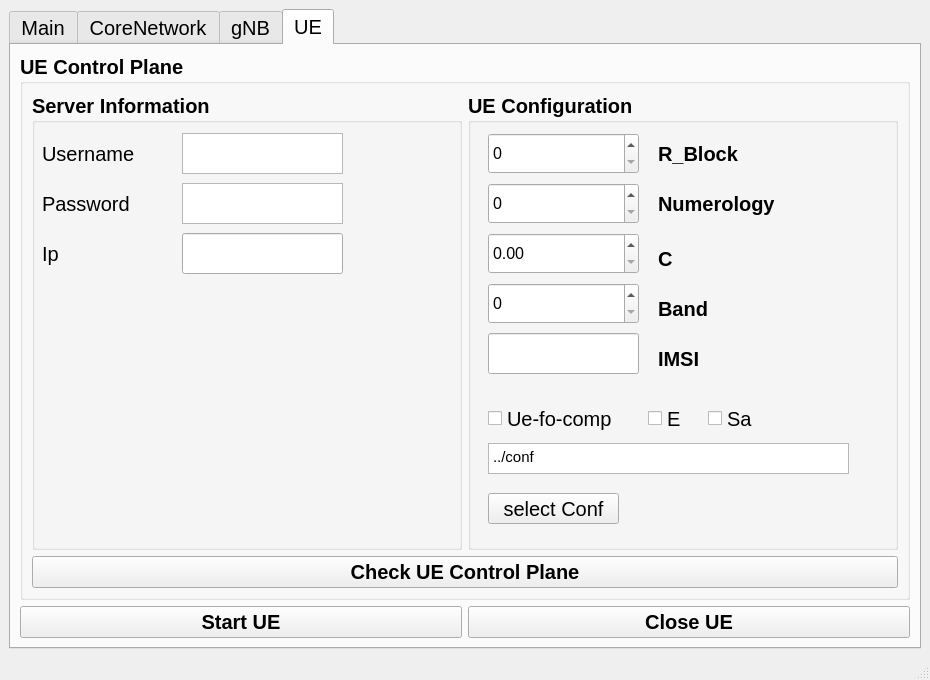
<?xml version="1.0" encoding="UTF-8"?>
<ui version="4.0">
 <class>MainWindow</class>
 <widget class="QMainWindow" name="MainWindow">
  <property name="geometry">
   <rect>
    <x>0</x>
    <y>0</y>
    <width>930</width>
    <height>680</height>
   </rect>
  </property>
  <property name="windowTitle">
   <string>OAI REMOTE APP</string>
  </property>
  <widget class="QWidget" name="centralwidget">
   <layout class="QGridLayout" name="gridLayout_5">
    <item row="0" column="0">
     <widget class="QTabWidget" name="tabWidget">
      <property name="font">
       <font>
        <pointsize>15</pointsize>
       </font>
      </property>
      <property name="currentIndex">
       <number>3</number>
      </property>
      <property name="documentMode">
       <bool>false</bool>
      </property>
      <widget class="QWidget" name="Main">
       <attribute name="title">
        <string>Main</string>
       </attribute>
      </widget>
      <widget class="QWidget" name="CoreNetwork">
       <attribute name="title">
        <string>CoreNetwork</string>
       </attribute>
      </widget>
      <widget class="QWidget" name="gNB">
       <attribute name="title">
        <string>gNB</string>
       </attribute>
       <layout class="QGridLayout" name="gridLayout_2">
        <item row="2" column="0">
         <widget class="QPushButton" name="start_gNB">
          <property name="font">
           <font>
            <pointsize>15</pointsize>
            <bold>true</bold>
           </font>
          </property>
          <property name="text">
           <string>Start gNB</string>
          </property>
         </widget>
        </item>
        <item row="2" column="1">
         <widget class="QPushButton" name="close_gNB">
          <property name="font">
           <font>
            <pointsize>15</pointsize>
            <bold>true</bold>
           </font>
          </property>
          <property name="text">
           <string>Close gNB</string>
          </property>
         </widget>
        </item>
        <item row="0" column="0" colspan="2">
         <widget class="QGroupBox" name="gNB_Control_Plane">
          <property name="font">
           <font>
            <pointsize>15</pointsize>
            <bold>true</bold>
           </font>
          </property>
          <property name="title">
           <string>gNB Control Plane</string>
          </property>
          <layout class="QGridLayout" name="gridLayout">
           <item row="0" column="0">
            <widget class="QGroupBox" name="groupBox">
             <property name="font">
              <font>
               <pointsize>15</pointsize>
               <bold>true</bold>
              </font>
             </property>
             <property name="title">
              <string>Server Information</string>
             </property>
             <widget class="QLabel" name="label">
              <property name="geometry">
               <rect>
                <x>10</x>
                <y>50</y>
                <width>92</width>
                <height>31</height>
               </rect>
              </property>
              <property name="font">
               <font>
                <pointsize>15</pointsize>
                <bold>false</bold>
               </font>
              </property>
              <property name="frameShape">
               <enum>QFrame::NoFrame</enum>
              </property>
              <property name="text">
               <string>Username</string>
              </property>
             </widget>
             <widget class="QTextEdit" name="userName">
              <property name="geometry">
               <rect>
                <x>110</x>
                <y>50</y>
                <width>231</width>
                <height>41</height>
               </rect>
              </property>
              <property name="html">
               <string>&lt;!DOCTYPE HTML PUBLIC &quot;-//W3C//DTD HTML 4.0//EN&quot; &quot;http://www.w3.org/TR/REC-html40/strict.dtd&quot;&gt;
&lt;html&gt;&lt;head&gt;&lt;meta name=&quot;qrichtext&quot; content=&quot;1&quot; /&gt;&lt;meta charset=&quot;utf-8&quot; /&gt;&lt;style type=&quot;text/css&quot;&gt;
p, li { white-space: pre-wrap; }
hr { height: 1px; border-width: 0; }
li.unchecked::marker { content: &quot;\2610&quot;; }
li.checked::marker { content: &quot;\2612&quot;; }
&lt;/style&gt;&lt;/head&gt;&lt;body style=&quot; font-family:'Ubuntu'; font-size:15pt; font-weight:700; font-style:normal;&quot;&gt;
&lt;p style=&quot;-qt-paragraph-type:empty; margin-top:0px; margin-bottom:0px; margin-left:0px; margin-right:0px; -qt-block-indent:0; text-indent:0px; font-size:11pt; font-weight:400;&quot;&gt;&lt;br /&gt;&lt;/p&gt;&lt;/body&gt;&lt;/html&gt;</string>
              </property>
             </widget>
             <widget class="QLabel" name="label_2">
              <property name="geometry">
               <rect>
                <x>10</x>
                <y>100</y>
                <width>87</width>
                <height>31</height>
               </rect>
              </property>
              <property name="font">
               <font>
                <pointsize>15</pointsize>
                <bold>false</bold>
               </font>
              </property>
              <property name="text">
               <string>Password</string>
              </property>
             </widget>
             <widget class="QTextEdit" name="Password">
              <property name="geometry">
               <rect>
                <x>110</x>
                <y>100</y>
                <width>231</width>
                <height>41</height>
               </rect>
              </property>
             </widget>
            </widget>
           </item>
           <item row="0" column="1">
            <widget class="QGroupBox" name="groupBox_2">
             <property name="font">
              <font>
               <pointsize>15</pointsize>
               <bold>true</bold>
              </font>
             </property>
             <property name="title">
              <string>gNB Configuration</string>
             </property>
             <widget class="QCheckBox" name="standAlone">
              <property name="geometry">
               <rect>
                <x>12</x>
                <y>38</y>
                <width>136</width>
                <height>29</height>
               </rect>
              </property>
              <property name="font">
               <font>
                <pointsize>15</pointsize>
                <bold>false</bold>
               </font>
              </property>
              <property name="text">
               <string>Stand Alone</string>
              </property>
             </widget>
             <widget class="QCheckBox" name="Cont_Tx">
              <property name="geometry">
               <rect>
                <x>12</x>
                <y>73</y>
                <width>155</width>
                <height>29</height>
               </rect>
              </property>
              <property name="font">
               <font>
                <pointsize>15</pointsize>
                <bold>false</bold>
               </font>
              </property>
              <property name="text">
               <string>Continuous Tx</string>
              </property>
             </widget>
             <widget class="QCheckBox" name="Ee">
              <property name="geometry">
               <rect>
                <x>12</x>
                <y>108</y>
                <width>37</width>
                <height>29</height>
               </rect>
              </property>
              <property name="font">
               <font>
                <pointsize>15</pointsize>
                <bold>false</bold>
               </font>
              </property>
              <property name="text">
               <string>E</string>
              </property>
             </widget>
             <widget class="QSpinBox" name="gNB_Rx_Tx_Time">
              <property name="geometry">
               <rect>
                <x>10</x>
                <y>150</y>
                <width>51</width>
                <height>41</height>
               </rect>
              </property>
              <property name="font">
               <font>
                <pointsize>15</pointsize>
                <bold>false</bold>
               </font>
              </property>
             </widget>
             <widget class="QLabel" name="label_3">
              <property name="geometry">
               <rect>
                <x>70</x>
                <y>150</y>
                <width>204</width>
                <height>41</height>
               </rect>
              </property>
              <property name="font">
               <font>
                <pointsize>15</pointsize>
                <bold>true</bold>
               </font>
              </property>
              <property name="frameShape">
               <enum>QFrame::NoFrame</enum>
              </property>
              <property name="text">
               <string>gNBs.[0].min_rxtxtime</string>
              </property>
             </widget>
             <widget class="QTextBrowser" name="textBrowser">
              <property name="geometry">
               <rect>
                <x>10</x>
                <y>210</y>
                <width>411</width>
                <height>41</height>
               </rect>
              </property>
              <property name="font">
               <font>
                <family>Ubuntu</family>
                <pointsize>15</pointsize>
                <bold>false</bold>
               </font>
              </property>
              <property name="html">
               <string>&lt;!DOCTYPE HTML PUBLIC &quot;-//W3C//DTD HTML 4.0//EN&quot; &quot;http://www.w3.org/TR/REC-html40/strict.dtd&quot;&gt;
&lt;html&gt;&lt;head&gt;&lt;meta name=&quot;qrichtext&quot; content=&quot;1&quot; /&gt;&lt;meta charset=&quot;utf-8&quot; /&gt;&lt;style type=&quot;text/css&quot;&gt;
p, li { white-space: pre-wrap; }
hr { height: 1px; border-width: 0; }
li.unchecked::marker { content: &quot;\2610&quot;; }
li.checked::marker { content: &quot;\2612&quot;; }
&lt;/style&gt;&lt;/head&gt;&lt;body style=&quot; font-family:'Ubuntu'; font-size:15pt; font-weight:400; font-style:normal;&quot;&gt;
&lt;p style=&quot; margin-top:0px; margin-bottom:0px; margin-left:0px; margin-right:0px; -qt-block-indent:0; text-indent:0px;&quot;&gt;&lt;span style=&quot; font-family:'Suruma';&quot;&gt;.../.conf&lt;/span&gt;&lt;/p&gt;&lt;/body&gt;&lt;/html&gt;</string>
              </property>
             </widget>
             <widget class="QPushButton" name="gNBconfSelect">
              <property name="geometry">
               <rect>
                <x>80</x>
                <y>260</y>
                <width>121</width>
                <height>41</height>
               </rect>
              </property>
              <property name="font">
               <font>
                <pointsize>15</pointsize>
                <bold>false</bold>
               </font>
              </property>
              <property name="text">
               <string>select Conf</string>
              </property>
             </widget>
            </widget>
           </item>
           <item row="1" column="0" colspan="2">
            <widget class="QPushButton" name="chech_gNB_cont_plane">
             <property name="font">
              <font>
               <pointsize>13</pointsize>
               <bold>true</bold>
              </font>
             </property>
             <property name="text">
              <string>Check gNB  Control Plane</string>
             </property>
            </widget>
           </item>
          </layout>
         </widget>
        </item>
       </layout>
      </widget>
      <widget class="QWidget" name="UE">
       <attribute name="title">
        <string>UE</string>
       </attribute>
       <layout class="QGridLayout" name="gridLayout_3">
        <item row="0" column="0" colspan="2">
         <widget class="QGroupBox" name="groupBox_3">
          <property name="font">
           <font>
            <pointsize>15</pointsize>
            <bold>true</bold>
           </font>
          </property>
          <property name="title">
           <string>UE Control Plane</string>
          </property>
          <layout class="QGridLayout" name="gridLayout_4">
           <item row="0" column="0">
            <widget class="QGroupBox" name="groupBox_4">
             <property name="font">
              <font>
               <pointsize>15</pointsize>
               <bold>true</bold>
               <kerning>true</kerning>
              </font>
             </property>
             <property name="title">
              <string>Server Information</string>
             </property>
             <widget class="QLabel" name="Ip">
              <property name="geometry">
               <rect>
                <x>10</x>
                <y>140</y>
                <width>101</width>
                <height>41</height>
               </rect>
              </property>
              <property name="font">
               <font>
                <pointsize>15</pointsize>
                <bold>false</bold>
                <kerning>true</kerning>
               </font>
              </property>
              <property name="text">
               <string>Ip</string>
              </property>
             </widget>
             <widget class="QTextEdit" name="userName_UE">
              <property name="geometry">
               <rect>
                <x>150</x>
                <y>40</y>
                <width>161</width>
                <height>41</height>
               </rect>
              </property>
              <property name="html">
               <string>&lt;!DOCTYPE HTML PUBLIC &quot;-//W3C//DTD HTML 4.0//EN&quot; &quot;http://www.w3.org/TR/REC-html40/strict.dtd&quot;&gt;
&lt;html&gt;&lt;head&gt;&lt;meta name=&quot;qrichtext&quot; content=&quot;1&quot; /&gt;&lt;meta charset=&quot;utf-8&quot; /&gt;&lt;style type=&quot;text/css&quot;&gt;
p, li { white-space: pre-wrap; }
hr { height: 1px; border-width: 0; }
li.unchecked::marker { content: &quot;\2610&quot;; }
li.checked::marker { content: &quot;\2612&quot;; }
&lt;/style&gt;&lt;/head&gt;&lt;body style=&quot; font-family:'Ubuntu'; font-size:15pt; font-weight:700; font-style:normal;&quot;&gt;
&lt;p style=&quot;-qt-paragraph-type:empty; margin-top:0px; margin-bottom:0px; margin-left:0px; margin-right:0px; -qt-block-indent:0; text-indent:0px; font-size:11pt; font-weight:400;&quot;&gt;&lt;br /&gt;&lt;/p&gt;&lt;/body&gt;&lt;/html&gt;</string>
              </property>
             </widget>
             <widget class="QTextEdit" name="Password_UE">
              <property name="geometry">
               <rect>
                <x>150</x>
                <y>90</y>
                <width>161</width>
                <height>41</height>
               </rect>
              </property>
             </widget>
             <widget class="QLabel" name="Password_2">
              <property name="geometry">
               <rect>
                <x>10</x>
                <y>90</y>
                <width>101</width>
                <height>41</height>
               </rect>
              </property>
              <property name="font">
               <font>
                <pointsize>15</pointsize>
                <bold>false</bold>
                <kerning>true</kerning>
               </font>
              </property>
              <property name="text">
               <string>Password</string>
              </property>
             </widget>
             <widget class="QLabel" name="Username">
              <property name="geometry">
               <rect>
                <x>10</x>
                <y>40</y>
                <width>101</width>
                <height>41</height>
               </rect>
              </property>
              <property name="font">
               <font>
                <pointsize>15</pointsize>
                <bold>false</bold>
                <kerning>true</kerning>
               </font>
              </property>
              <property name="text">
               <string>Username</string>
              </property>
             </widget>
             <widget class="QLineEdit" name="Ip_UE">
              <property name="geometry">
               <rect>
                <x>150</x>
                <y>140</y>
                <width>161</width>
                <height>41</height>
               </rect>
              </property>
             </widget>
            </widget>
           </item>
           <item row="1" column="0" colspan="2">
            <widget class="QPushButton" name="check_UE_cont_plane">
             <property name="font">
              <font>
               <pointsize>15</pointsize>
               <bold>true</bold>
              </font>
             </property>
             <property name="text">
              <string>Check UE Control Plane</string>
             </property>
            </widget>
           </item>
           <item row="0" column="1">
            <widget class="QGroupBox" name="groupBox_5">
             <property name="font">
              <font>
               <pointsize>15</pointsize>
               <bold>true</bold>
              </font>
             </property>
             <property name="title">
              <string>UE Configuration</string>
             </property>
             <widget class="QLabel" name="Numerology">
              <property name="geometry">
               <rect>
                <x>190</x>
                <y>90</y>
                <width>121</width>
                <height>41</height>
               </rect>
              </property>
              <property name="font">
               <font>
                <pointsize>15</pointsize>
                <bold>true</bold>
               </font>
              </property>
              <property name="text">
               <string>Numerology</string>
              </property>
             </widget>
             <widget class="QSpinBox" name="Band_UE">
              <property name="geometry">
               <rect>
                <x>20</x>
                <y>190</y>
                <width>151</width>
                <height>41</height>
               </rect>
              </property>
              <property name="font">
               <font>
                <pointsize>12</pointsize>
                <bold>false</bold>
               </font>
              </property>
             </widget>
             <widget class="QSpinBox" name="Numerology_UE">
              <property name="geometry">
               <rect>
                <x>20</x>
                <y>90</y>
                <width>151</width>
                <height>41</height>
               </rect>
              </property>
              <property name="font">
               <font>
                <pointsize>12</pointsize>
                <bold>false</bold>
               </font>
              </property>
             </widget>
             <widget class="QLineEdit" name="IMSI_UE">
              <property name="geometry">
               <rect>
                <x>20</x>
                <y>240</y>
                <width>151</width>
                <height>41</height>
               </rect>
              </property>
              <property name="font">
               <font>
                <pointsize>12</pointsize>
                <bold>false</bold>
               </font>
              </property>
             </widget>
             <widget class="QLabel" name="Band">
              <property name="geometry">
               <rect>
                <x>190</x>
                <y>200</y>
                <width>61</width>
                <height>31</height>
               </rect>
              </property>
              <property name="font">
               <font>
                <pointsize>15</pointsize>
                <bold>true</bold>
               </font>
              </property>
              <property name="text">
               <string>Band</string>
              </property>
             </widget>
             <widget class="QCheckBox" name="UE_fo_comp">
              <property name="geometry">
               <rect>
                <x>20</x>
                <y>310</y>
                <width>141</width>
                <height>31</height>
               </rect>
              </property>
              <property name="font">
               <font>
                <pointsize>15</pointsize>
                <bold>false</bold>
               </font>
              </property>
              <property name="text">
               <string>Ue-fo-comp</string>
              </property>
             </widget>
             <widget class="QCheckBox" name="E_Ue">
              <property name="geometry">
               <rect>
                <x>180</x>
                <y>310</y>
                <width>41</width>
                <height>31</height>
               </rect>
              </property>
              <property name="sizePolicy">
               <sizepolicy hsizetype="Minimum" vsizetype="Fixed">
                <horstretch>0</horstretch>
                <verstretch>0</verstretch>
               </sizepolicy>
              </property>
              <property name="font">
               <font>
                <pointsize>15</pointsize>
                <bold>false</bold>
               </font>
              </property>
              <property name="text">
               <string>E</string>
              </property>
              <property name="iconSize">
               <size>
                <width>20</width>
                <height>20</height>
               </size>
              </property>
             </widget>
             <widget class="QTextBrowser" name="Text_Path_UE">
              <property name="geometry">
               <rect>
                <x>20</x>
                <y>350</y>
                <width>361</width>
                <height>31</height>
               </rect>
              </property>
              <property name="font">
               <font>
                <pointsize>15</pointsize>
                <bold>false</bold>
               </font>
              </property>
              <property name="html">
               <string>&lt;!DOCTYPE HTML PUBLIC &quot;-//W3C//DTD HTML 4.0//EN&quot; &quot;http://www.w3.org/TR/REC-html40/strict.dtd&quot;&gt;
&lt;html&gt;&lt;head&gt;&lt;meta name=&quot;qrichtext&quot; content=&quot;1&quot; /&gt;&lt;meta charset=&quot;utf-8&quot; /&gt;&lt;style type=&quot;text/css&quot;&gt;
p, li { white-space: pre-wrap; }
hr { height: 1px; border-width: 0; }
li.unchecked::marker { content: &quot;\2610&quot;; }
li.checked::marker { content: &quot;\2612&quot;; }
&lt;/style&gt;&lt;/head&gt;&lt;body style=&quot; font-family:'Ubuntu'; font-size:15pt; font-weight:400; font-style:normal;&quot;&gt;
&lt;p style=&quot; margin-top:0px; margin-bottom:0px; margin-left:0px; margin-right:0px; -qt-block-indent:0; text-indent:0px;&quot;&gt;&lt;span style=&quot; font-size:11pt;&quot;&gt;../conf&lt;/span&gt;&lt;/p&gt;&lt;/body&gt;&lt;/html&gt;</string>
              </property>
             </widget>
             <widget class="QSpinBox" name="R_Block_UE">
              <property name="geometry">
               <rect>
                <x>20</x>
                <y>40</y>
                <width>151</width>
                <height>41</height>
               </rect>
              </property>
              <property name="font">
               <font>
                <pointsize>12</pointsize>
                <bold>false</bold>
               </font>
              </property>
             </widget>
             <widget class="QLabel" name="R_Block">
              <property name="geometry">
               <rect>
                <x>190</x>
                <y>40</y>
                <width>91</width>
                <height>41</height>
               </rect>
              </property>
              <property name="font">
               <font>
                <pointsize>15</pointsize>
                <bold>true</bold>
               </font>
              </property>
              <property name="text">
               <string>R_Block</string>
              </property>
             </widget>
             <widget class="QPushButton" name="UeconfSelect">
              <property name="geometry">
               <rect>
                <x>20</x>
                <y>400</y>
                <width>131</width>
                <height>31</height>
               </rect>
              </property>
              <property name="font">
               <font>
                <pointsize>15</pointsize>
                <bold>false</bold>
               </font>
              </property>
              <property name="text">
               <string>select Conf</string>
              </property>
             </widget>
             <widget class="QCheckBox" name="StandAlone_Ue">
              <property name="geometry">
               <rect>
                <x>240</x>
                <y>310</y>
                <width>61</width>
                <height>31</height>
               </rect>
              </property>
              <property name="font">
               <font>
                <pointsize>15</pointsize>
                <bold>false</bold>
               </font>
              </property>
              <property name="text">
               <string>Sa</string>
              </property>
             </widget>
             <widget class="QLabel" name="Cc">
              <property name="geometry">
               <rect>
                <x>190</x>
                <y>150</y>
                <width>41</width>
                <height>31</height>
               </rect>
              </property>
              <property name="font">
               <font>
                <pointsize>15</pointsize>
                <bold>true</bold>
               </font>
              </property>
              <property name="text">
               <string>C</string>
              </property>
             </widget>
             <widget class="QDoubleSpinBox" name="C_UE">
              <property name="geometry">
               <rect>
                <x>20</x>
                <y>140</y>
                <width>151</width>
                <height>41</height>
               </rect>
              </property>
              <property name="font">
               <font>
                <pointsize>12</pointsize>
                <bold>false</bold>
               </font>
              </property>
             </widget>
             <widget class="QLabel" name="IMSI">
              <property name="geometry">
               <rect>
                <x>190</x>
                <y>250</y>
                <width>61</width>
                <height>31</height>
               </rect>
              </property>
              <property name="font">
               <font>
                <pointsize>15</pointsize>
                <bold>true</bold>
               </font>
              </property>
              <property name="text">
               <string>IMSI</string>
              </property>
             </widget>
            </widget>
           </item>
          </layout>
         </widget>
        </item>
        <item row="1" column="0">
         <widget class="QPushButton" name="Start_UE">
          <property name="font">
           <font>
            <pointsize>15</pointsize>
            <bold>true</bold>
           </font>
          </property>
          <property name="text">
           <string>Start UE</string>
          </property>
         </widget>
        </item>
        <item row="1" column="1">
         <widget class="QPushButton" name="Close_UE">
          <property name="font">
           <font>
            <pointsize>15</pointsize>
            <bold>true</bold>
           </font>
          </property>
          <property name="text">
           <string>Close UE</string>
          </property>
         </widget>
        </item>
       </layout>
      </widget>
     </widget>
    </item>
   </layout>
  </widget>
  <widget class="QMenuBar" name="menubar">
   <property name="geometry">
    <rect>
     <x>0</x>
     <y>0</y>
     <width>930</width>
     <height>22</height>
    </rect>
   </property>
  </widget>
  <widget class="QStatusBar" name="statusbar"/>
 </widget>
 <resources/>
 <connections/>
</ui>
